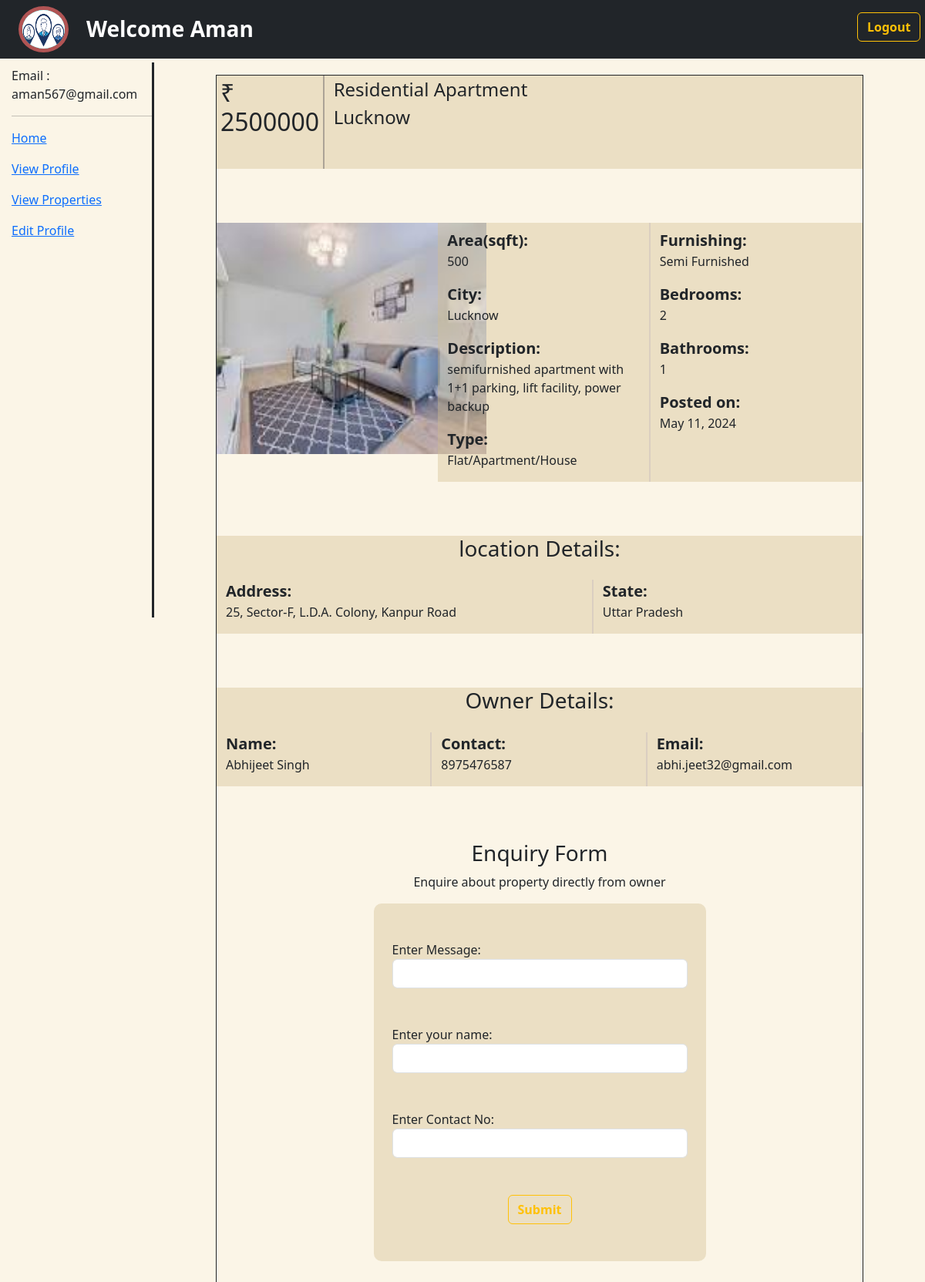
Screenshot of /details/1 (signed in) with the database file from the repository.
### HomeApp/models.py (models this page shows)
class Agents(models.Model):
    agent_id=models.IntegerField(auto_created=True,primary_key=True)
    username=models.CharField(max_length=30)
    password=models.CharField(max_length=20,default=123)
    email=models.EmailField(max_length=40)

class property(models.Model):
    owner_id = models.ForeignKey(members, on_delete=models.DO_NOTHING)
    property_id=models.IntegerField(auto_created=True,primary_key=True)
    type = models.CharField(max_length=50)
    price = models.IntegerField()
    location = models.CharField(max_length=50)
    image = models.FileField(max_length=100,upload_to="property_images/",null=True,default=None)
    area=models.IntegerField()
    description = models.TextField()
    title=models.CharField(max_length=30)
    city=models.CharField(max_length=50)
    state=models.CharField(max_length=50)
    action=models.CharField(max_length=30,default='sell')
    updated = models.DateField(auto_now=True)
    created = models.DateField(auto_now_add=True)
    name=models.CharField(max_length=30)
    bedrooms=models.IntegerField(blank=True,null=True)
    bathrooms=models.IntegerField(blank=True,null=True)
    furnished = models.CharField(choices=FURNISHING_CHOICES, max_length=128)
    contact=models.IntegerField()
    owner_email=models.EmailField(max_length=30)

### HomeApp/views.py (the view)
# urls.py: path('details/<int:property_id>',views.details,name='details'),
def details(request,property_id):
    user = Agents.objects.get(username=request.session.get("session_key"))
    details=property.objects.get(property_id=property_id)
    form=EnquiryForm()
    context = {'details': details,'form':form,'user':user}
    return render(request,'agents/details.html',context)

### HomeApp/forms.py
class EnquiryForm(BootstrapModelForm):
    class Meta:
        model = Enquiry
        fields='__all__'
        exclude=["sender_id","reciever_id","property","posted_on"]

### HomeApp/templates/agents/details.html (shortened to what this page needs)
{% extends 'agents/agentdashboard.html' %}
{% block main %}
    <div class="outer mt-3" >
        <div class="row mx-0" style="background-color:rgba(209, 190, 142, 0.4);">
            <div class="col-sm-2 price">
                <h2>&#8377; {{details.price}}</h2>
                <span class="fs-5 ps-2" id="display"></span>
            </div>
            <div class="col-sm-4">
                <p class="fs-4">{{details.title}}<br>
                {{details.city}}</p>
            </div>
        </div>
        <div class="space"></div>
        <div class="row">
            <div class="col-sm-4">
                <img src="{{details.image.url}}" alt="">
            </div>
            <div class="col-sm-8">
                <div class="row mx-0" style="background-color:rgba(209, 190, 142, 0.4);">
                    <div class="col-sm-6 pt-2" style="border-right: 2px solid rgba(201, 189, 189, 0.5);">
                        <div class="row"><p><span class="fs-5 fw-bold">Area(sqft):</span><br>{{details.area}}</p></div>
                        <div class="row"><p><span class="fs-5 fw-bold">City:</span><br>{{details.city}}</p></div>
                        <div class="row"><p><span class="fs-5 fw-bold">Description:</span><br>{{details.description}}</p></div>
                        <div class="row"><p><span class="fs-5 fw-bold">Type:</span><br>{{details.type}}</p></div>
                    </div>
                    <div class="col-sm-6 pt-2" id="display2">
                        <div class="row"><p><span class="fs-5 fw-bold">Furnishing:</span><br>{{details.furnished}}</p></div>
                        <div class="row"><p><span class="fs-5 fw-bold">Bedrooms:</span><br>{{details.bedrooms}}</p></div>
                        <div class="row"><p><span class="fs-5 fw-bold">Bathrooms:</span><br>{{details.bathrooms}}</p></div>
                        <div class="row"><p><span class="fs-5 fw-bold">Posted on:</span><br>{{details.created}}</p></div>
                    </div>
                </div>
            </div>
        </div>
        <div class="space"></div>
        <div class="row mx-0" style="background-color:rgba(209, 190, 142, 0.4);">
            <h3 class="text-center mb-4">location Details:</h3>
            <div class="col-sm-7" style="border-right: 2px solid rgba(201, 189, 189, 0.5);"><p><span class="fs-5 fw-bold">Address:</span><br>{{details.location}}</p></div>
            <div class="col-sm-5" style="border-right: 2px solid rgba(201, 189, 189, 0.5);"><p><span class="fs-5 fw-bold">State:</span><br>{{details.state}}</p></div>
        </div>
        <div class="space"></div>
        <div class="row mx-0" style="background-color:rgba(209, 190, 142, 0.4);">
            <h3 class="text-center mb-4">Owner Details:</h3>
            <div class="col-sm-4" style="border-right: 2px solid rgba(201, 189, 189, 0.5);"><p><span class="fs-5 fw-bold">Name:</span><br>{{details.name}}</p></div>
            <div class="col-sm-4" style="border-right: 2px solid rgba(201, 189, 189, 0.5);"><p><span class="fs-5 fw-bold">Contact:</span><br>{{details.contact}}</p></div>
            <div class="col-sm-4" style="border-right: 2px solid rgba(201, 189, 189, 0.5);"><p><span class="fs-5 fw-bold">Email:</span><br>{{details.owner_email}}</p></div>
        </div>
        <div class="space"></div>
        <div class="row text-center">
            <h3>Enquiry Form</h3>
            <p>Enquire about property directly from owner</p>
        </div>
        <div class="row">
            <div class="col-sm-6 mx-auto py-5 px-4 mb-5" style="background-color:rgba(209, 190, 142, 0.4); border-radius:10px;">
                <form method="post" action="{% url 'enquiry' details.property_id %}" data-product="{{ details.property_id }}">
                    <div class="mb-5">
                        <label for="message">Enter Message:</label>
                        {{ form.message }}
                    </div>
                    <div class="mb-5">
                        <label for="sender_name">Enter your name:</label>
                        {{ form.sender_name }}
                    </div>
                    <div class="mb-5">
                        <label for="sender_contact">Enter Contact No:</label>
                        {{ form.sender_contact }}
                    </div>
                    <center><button class="btn btn-outline-warning fw-bold" type="submit">Submit</button></center>
                    </form>
            </div>
        </div>
    </div>
{% endblock main %}

### HomeApp/templates/agents/agentdashboard.html (shortened to what this page needs)
<!DOCTYPE html>
{% load static %}
<html lang="en">
<head>
    <link rel="stylesheet" href="{% static 'css/bootstrap.css' %}" type="text/css">
</head>
<body>
    <div class="row bg-dark mx-0 fixed-top">
        <div class="col-sm-1 px-4 py-2">
            <img src="{% static 'Images/agent.png' %}" alt="" style="height:60px; width:65px; border-radius:50%; border:5px solid rgb(177, 84, 84);">
        </div>
        <div class="col-sm-4 fs-3 text-white fw-bold pt-3">Welcome {{user.username}}</div>
        <div class="col-sm-1 pt-3 ms-auto"><a href="{% url 'logout' %}" class="btn btn-outline-warning fw-bold">Logout</a></div>
    </div>
    <div style="height:65px; width:65px;"></div>
    <div class="row mx-0 pt-3">
        <div class="col-sm-2" style="position : fixed; padding: 5px 0 0 15px; height: 90vh; border-right:3px solid;">Email : {{user.email}}
            <hr>
            <p><a href="{% url 'agentdashboard' %}">Home</a></p>
            <p><a href="{% url 'viewprofile' %}">View Profile</a></p>
            <p><a href="{% url 'view_all_property' %}">View Properties</a></p>
            <p><a href="{% url 'editProfile' %}">Edit Profile</a></p>
        </div>
        <div class="col-sm-2"></div>
        <div class="col-sm-10">
            {% block main %}{% endblock main %}
        </div>
    </div>
</body>
</html>

### HomeApp/templates/agents/agentdashboard.html (style rules this page uses)
.space { height:13vh; }

### HomeApp/templates/agents/details.html (style rules this page uses)
body { background-color:rgba(235, 207, 135, 0.2) }
.outer { width:70vw; margin:auto; border:1px solid; }
.space { height:70px; }
.price { padding:3px 5px; border-right: 2px solid rgba(110, 104, 104, 0.5); }
img { height: 300px; width: 350px; background-color: aqua; object-fit:fill; }
#display2 { display:none; }

### rows the page displays
Agents: username "Aman", email "aman567@gmail.com"
property: price "2500000", title "Residential Apartment", city "Lucknow", image (picture), area "500", description "semifurnished apartment with 1+1 parking, lift facility, power backup", type "Flat/Apartment/House", furnished "Semi Furnished", bedrooms "2", bathrooms "1", created "May 11, 2024", location "25, Sector-F, L.D.A. Colony, Kanpur Road", state "Uttar Pradesh", name "Abhijeet Singh", contact "8975476587", owner_email "abhi.jeet32@gmail.com"
